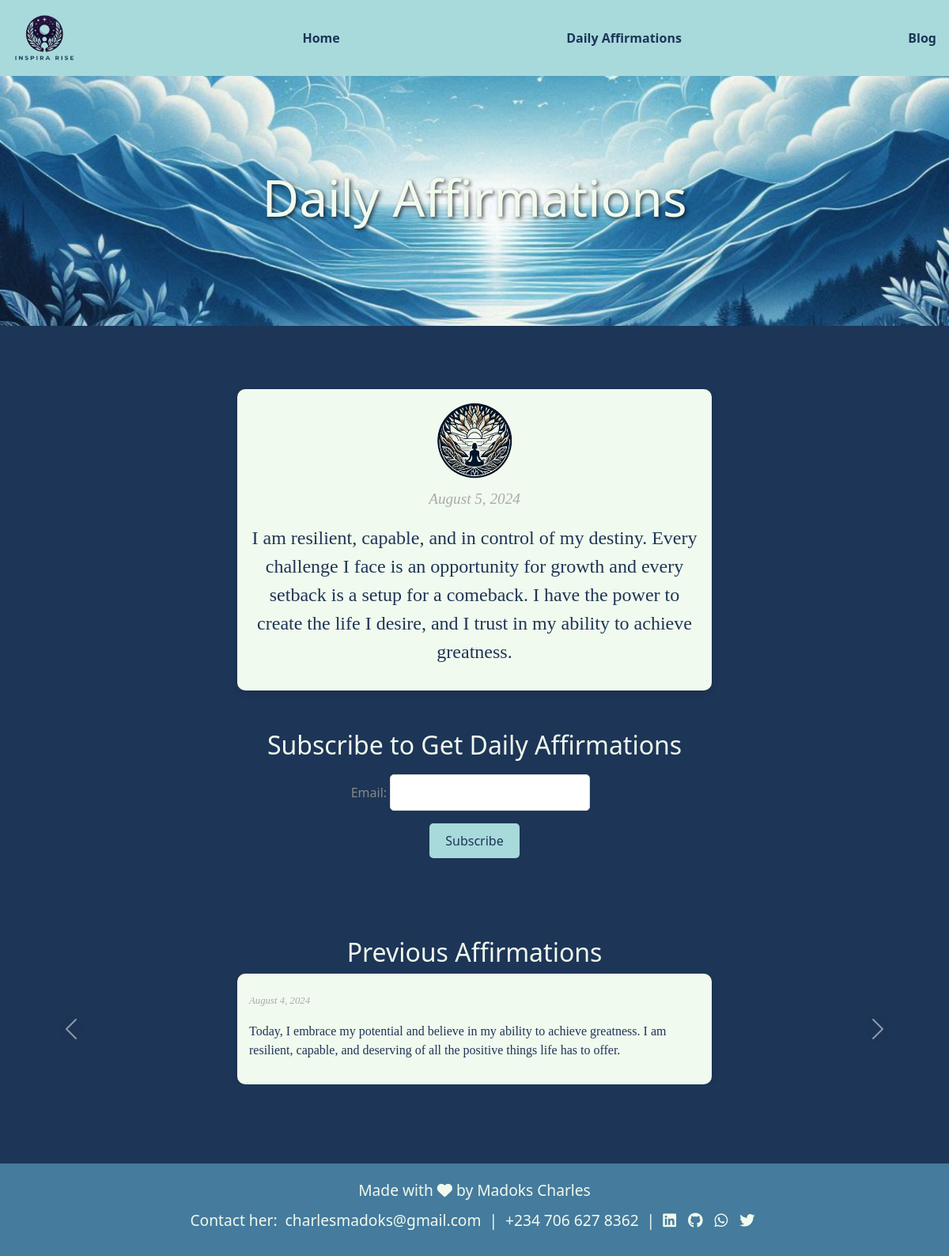
The page /daily-affirmations/ on the database its author committed.
### quotes/models.py (models this page shows, shortened)
class DailyAffirmation(models.Model):
    text = models.TextField()
    created_at = models.DateTimeField(default=timezone.now)

### quotes/views.py (the view)
# urls.py: path('daily-affirmations/', daily_affirmations, name='daily_affirmations'),
def daily_affirmations(request):
    today = timezone.now().date()
    current_affirmation = DailyAffirmation.objects.filter(created_at__date=today).first()
    if request.method == "POST":
        subscription_form = SubscriptionForm(request.POST)
        if subscription_form.is_valid():
            subscription_form.save()
            return redirect('subscription_success')  # Redirects to a success page after subscribing
    else:
        subscription_form = SubscriptionForm()
    previous_affirmations = DailyAffirmation.objects.filter(created_at__date__lt=today).order_by('-created_at')
    context = {
        'subscription_form': subscription_form,
        'current_affirmation': current_affirmation,
        'previous_affirmations': previous_affirmations,
    }
    return render(request, 'quotes/daily_affirmations.html', context)

### quotes/forms.py
class SubscriptionForm(forms.ModelForm):
    class Meta:
        model = Subscriber
        fields = ['email']

### quotes/templates/quotes/daily_affirmations.html (shortened to what this page needs)
{% extends 'base.html' %}
{% load static %}
{% block content %}
<div class="blog-cover">
    <img src="{% static 'quotes/images/pic4.png' %}" alt="Daily Affirmations" class="cover-image">
    <div class="cover-text">
        <h1>Daily Affirmations</h1>
    </div>
</div>
<div class="affirmations-container">
    {% if current_affirmation %}
        <div class="affirmation">
            <img src="{% static 'quotes/images/pic1.png' %}" alt="InspiraRise Daily Affirmations" class="logo">
            <p class="date">{{ current_affirmation.created_at|date:"F j, Y" }}</p>
            <p>{{ current_affirmation.text }}</p>
        </div>
    {% else %}
        <p>No affirmation available for today.</p>
    {% endif %}
</div>
<div class="subscription-container">
    <h2>Subscribe to Get Daily Affirmations</h2>
    <form method="post" action="{% url 'daily_affirmations' %}">
        {{ subscription_form.as_p }}
        <button type="submit">Subscribe</button>
    </form>
</div>
<div class="previous-affirmations-carousel">
    <h2>Previous Affirmations</h2>
    {% if previous_affirmations %}
        <div id="carouselExampleIndicators" class="carousel slide" data-bs-ride="carousel">
            <div class="carousel-inner">
                {% for affirmation in previous_affirmations %}
                    <div class="carousel-item {% if forloop.first %}active{% endif %}">
                        <div class="affirmation">
                            <p class="date">{{ affirmation.created_at|date:"F j, Y" }}</p>
                            <p>{{ affirmation.text }}</p>
                        </div>
                    </div>
                {% endfor %}
            </div>
            <button class="carousel-control-prev" type="button" data-bs-target="#carouselExampleIndicators" data-bs-slide="prev">
                <span class="carousel-control-prev-icon" aria-hidden="true"></span>
            </button>
            <button class="carousel-control-next" type="button" data-bs-target="#carouselExampleIndicators" data-bs-slide="next">
                <span class="carousel-control-next-icon" aria-hidden="true"></span>
            </button>
        </div>
    {% else %}
        <p>No previous affirmations available.</p>
    {% endif %}
</div>
{% endblock %}

### quotes/static/quotes/css/styles.css (style rules this page uses)
:root { --primary-color: #A8DADC; --secondary-color: #F1FAEE; --accent-color: #457B9D; --background-color: #1D3557; }
body { background-color: var(--background-color) !important; font-family: Arial, sans-serif; color: var(--secondary-color); margin: 0; padding: 0; }
.logo { height: 80px; }
h1, h2 { color: var(--secondary-color) !important; }
.affirmations-container { display: flex; flex-direction: column; align-items: center; text-align: center; padding: 20px; }
.affirmation { background-color: var(--secondary-color); color: var(--background-color); border-radius: 10px; padding: 15px; margin: 10px 0; box-shadow: 0 4px 8px rgba(0, 0, 0, 0.1); max-width: 600px; width: 100%; font-family: 'Playfair Display', serif; font-size: 1.5rem; }
.affirmation .logo { height: 100px; }
.date { font-size: 0.8em; color: #888; }
.subscription-container { margin-top: 20px; text-align: center; }
.subscription-container form { display: inline-block; margin-top: 10px; color: #888; }
.subscription-container input[type="email"] { padding: 10px; border-radius: 5px; border: 1px solid #ddd; margin-right: 10px; }
.subscription-container button { padding: 10px 20px; border-radius: 5px; border: none; background-color: var(--primary-color); color: var(--background-color); cursor: pointer; }
.previous-affirmations-carousel { margin-top: 100px; }
.previous-affirmations-carousel .affirmation { font-size: 1rem; }
.previous-affirmations-carousel h2 { align-items: center; text-align: center; }
.carousel-item .affirmation { margin: 0 auto; }
.carousel-control-prev-icon, .carousel-control-next-icon { background-color: var(--background-color); border-radius: 50%; }
.blog-cover { position: relative; text-align: center; color: white; margin-bottom: 50px; }
.cover-image { width: 100%; height: auto; display: block; }
.cover-text { position: absolute; top: 50%; left: 50%; transform: translate(-50%, -50%); }
.cover-text h1 { font-size: 4rem; text-shadow: 2px 2px 5px rgba(0, 0, 0, 0.7); }
.date { display: block; margin-top: 10px; font-style: italic; color: #aaa; }
html, body { height: 100%; margin: 0; }
body { display: flex; flex-direction: column; }

### rows shown on the page
DailyAffirmation: created_at "August 5, 2024", text "I am resilient, capable, and in control of my destiny. Every challenge I face is an opportunity for growth and every setback is a setup for a comeback. I have the power to create the life I desire, and I trust in my ability to achieve greatness."
DailyAffirmation: created_at "August 4, 2024", text "Today, I embrace my potential and believe in my ability to achieve greatness. I am resilient, capable, and deserving of all the positive things life has to offer."
